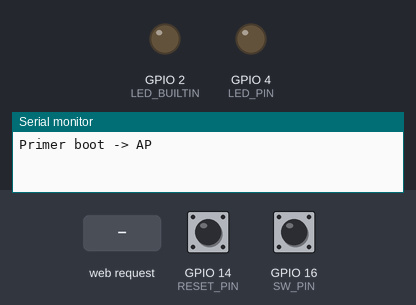
A sketch run on a simulated ESP8266 (NodeMCU). Parts: output pins drawn as LEDs (lit = HIGH, except the on-board LED, lit = LOW), the last lines printed to the serial monitor. Inputs (shaded band) come from the test bench; at power-on: GPIO 16 (SW_PIN) LOW, GPIO 14 (RESET_PIN) LOW. WiFi joins after 1.5 s; servers stay silent unless stated; uploads are accepted with an empty reply; EEPROM starts erased.

Above: at 1.2 s.
1.3 s: HTTP request GET /connecting received
4.3 s: GPIO 16 (SW_PIN) pulled HIGH for 0.15 s
At 5.8 s:
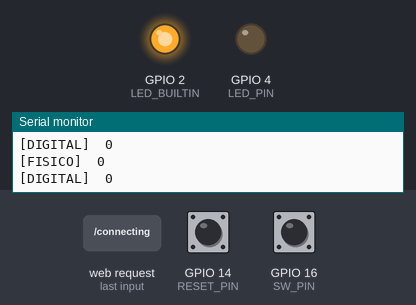
6.1 s: GPIO 16 (SW_PIN) pulled HIGH for 3.2 s
At 7.2 s:
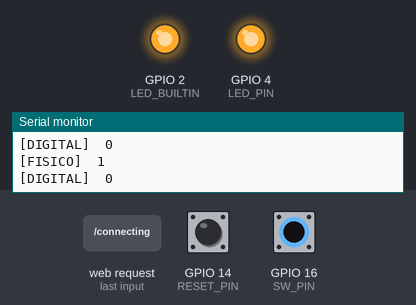
11.1 s: GPIO 14 (RESET_PIN) pulled HIGH for 0.15 s
Timing chart, 0 to 14.1 s (numbered marks = the images above; inputs shaded):
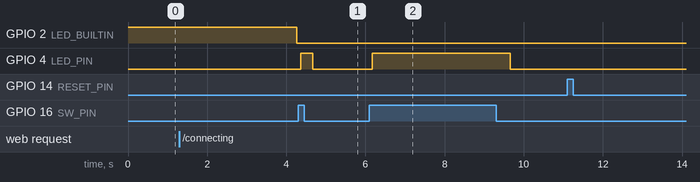

The sketch:

IoTDevicePlus.ino
```cpp
/*
 *  Autor: Arturo Aguilar Lagunas
 *  Descripcion: IoT Device (Prototipo)
*/

/* Librerias */
#include <ESP8266WiFi.h>
#include <DNSServer.h>
#include <ESP8266WebServer.h>
#include <ESP8266HTTPClient.h>
#include <EEPROM.h>

/* Constantes */
const String UUID =     "iot-skill-01";     // Identificador unico del dispositivo
#define TYPE            "SWITCH"            // Identificador para el tipo de dispositivo
#define AP_TITLE        "SS2021 - LOGGER"   // Identificador para el tipo de dispositivo
#define RESET_PIN       14                  // GPIO para controlar el reset
#define LED_PIN         4                   // GPIO para rele que controla el dispositivo
#define SW_PIN          16                  // GPIO para switch que controla el dispositivo
#define BAUD_RATE       115200              // Valor por defecto para NodeMCU
#define EEROM_SPACE     512                 // Espacio en EEROM para NodeMCU
#define HTTPS_PORT      443                 // HTTPS Port
#define ATTEMPS         30                  // Connection attemps -> 15 seg
#define URL             "https://km83gb3bwa.execute-api.us-east-1.amazonaws.com/default/iot-skill-api"
#define SET_UP_DEVICE   "{\"action\": \"setup-device\", \"device-id\": \"" + UUID + "\"}"
#define GET_STATE       "{\"action\": \"get-device-state\", \"device-id\": \"" + UUID + "\"}"
#define SET_CONNECTION  "{\"action\": \"set-device-connection\", \"device-id\": \"" + UUID + "\"}"
#define SET_ON          "{\"action\": \"set-device-state\", \"device-id\": \"" + UUID + "\", \"value\": \"ON\"}"
#define SET_OFF         "{\"action\": \"set-device-state\", \"device-id\": \"" + UUID + "\", \"value\": \"OFF\"}"
const String STYLE =    "    <style>"
                        "    html{"
                        "        display: table;"
                        "        position: absolute;"
                        "        top: 0;"
                        "        left: 0;"
                        "        height: 100%;"
                        "        width: 100%;"
                        "    }"
                        "    body {"
                        "        display: table-cell;"
                        "        vertical-align: middle;"
                        "        margin: 0;"
                        "        padding: 0;"
                        "        color: #F2F2F2;"
                        "        background: #232323;"
                        "    }"
                        "    .container {"
                        "        background-color: #101010;"
                        "        margin: auto;"
                        "        padding: 16px;"
                        "        width: 280px;"
                        "        border-radius: 0.8em;"
                        "        text-align: center;"
                        "    }"
                        "    .input {"
                        "        margin: auto;"
                        "        width: 240px;"
                        "        border-radius: 4px;"
                        "        background-color: #151515;"
                        "        margin-top: 15px;"
                        "        margin-bottom: 15px;"
                        "    }"
                        "    input[type=password], input[type=text], button[type=submit], select{"
                        "        color: #949494;"
                        "        margin: 0;"
                        "        background-color: #151515;"
                        "        border: 1px solid #151515;"
                        "        padding: 8px 0px;"
                        "        border-radius: 3px;"
                        "        width: 80%;"
                        "    }"
                        "    button[type=submit]{"
                        "        width: 100%;"
                        "    }"
                        "    button[type=submit]:active {"
                        "        background-color: gray;"
                        "    }"
                        "    </style>";

/* Variables */
bool sw_state = true;                // Conserva el estado actual del switch físico
bool sw_last_state = true;           // Conserva el ultimo estado del switch físico
bool sw_toggle = false;              // Conserva el estado actual del switch digital y físico
bool sw_digital_state = false;       // Conserva el estado actual del switch digital
bool sw_digital_last_state = false;  // Conserva el ultimo estado del switch digital

unsigned long int t = 0;             // Tiempo actual del programa
unsigned long int dt_state = 0;      // Desfase entre el tiempo actual y la ultima actualizacion del dispositivo
unsigned long int dt_bounce = 0;     // Desfase entre el tiempo actual y el ultimo debounce del dispositivo
int time_gap_state = 5000;           // Tiempo de espera para actualizar estado del dispositivo
int time_gap_bounce = 100;           // Tiempo de espera para debounce

bool saved = false;
String ssid = "";
String pass = "";

/* Internet */
const byte DNS_PORT = 53;
IPAddress apIP(172, 217, 28, 1);
DNSServer dnsServer;
ESP8266WebServer webServer(80);
WiFiClientSecure clientSecure;
HTTPClient httpClient;

/* Funciones */
void writer(String msg, int pos = 0){
  int addr = pos;
  for (int i = 0; i < msg.length(); i++){
    delay(250);
    EEPROM.write(addr, msg[i]);
    addr ++;
  }

  if (EEPROM.commit()) {
    Serial.println("EEPROM se ha salvado correctamente");
  } else {
    Serial.println("EEPROM no se ha salvado correctamente");
  }
}

String reader(int pos = 0){
  int addr = pos;
  String value = "";

  while (true){
    delay(250);

    // read
    value += char( EEPROM.read(addr) );
    // advance to the next address of the EEPROM
    addr = addr + 1;

    if (addr >= EEROM_SPACE - 1)
      return "Reader failed";
    else if (EEPROM.read(addr) == '\n')
      return value;
  }

}

void cleaner(){
  // write a 0 to all 512 bytes of the EEPROM
  for (int i = 0; i < EEROM_SPACE; i++) {
    delay(10);
    EEPROM.write(i, 0);
  }
  if (EEPROM.commit()) {
    Serial.println("EEPROM se ha eliminado correctamente");
  } else {
    Serial.println("EEPROM no se ha eliminado correctamente");
  }
}

String input(String argName) {
  String a = webServer.arg(argName);
  return a;
}

void login(){
  String webpage = "";
  webpage += F( "<!DOCTYPE html>"
                "<html lang='en' dir='ltr'>"
                "  <head>"
                "    <meta charset='utf-8'>"
                "    <meta name='viewport' content='width=device-width'>"
                "    <title>CaptivePortal</title>");
  webpage += STYLE;
  webpage += F( "  </head>"
                "  <body>"
                "    <div class='container'>"
                "      <h3>Login</h3> <br>"
                "      <form action='/connecting' method='post'>"
                "        <div class='input'>"
                "          <select class='options' name='o'>");

  // WiFi.scanNetworks will return the number of networks found
  int n = WiFi.scanNetworks();
  if (n == 0) {
    webpage += F("        <option value='0'>None</option>");
  } else {
    for (int i = 0; i < n; ++i) {
      String network =  WiFi.SSID(i);

      webpage += F("        <option value='");
      webpage += network;
      webpage += F("'>");
      webpage += network;
      webpage += F("</option>");

      delay(10);
    }
  }

  webpage += F( "          </select>"
                "        </div>"
                "        <div class='input'>"
                "          <input type='password' placeholder='Password' name='p'>"
                "        </div>"
                "        <br>"
                "        <div class='input'>"
                "          <button type='submit' name='end'>OK</button>"
                "        </div>"
                "      </form>"
                "    </div>"
                "  </body>"
                "</html>");

  webServer.sendHeader("Cache-Control", "no-cache, no-store, must-revalidate");
  webServer.sendHeader("Pragma", "no-cache");
  webServer.sendHeader("Expires", "-1");

  webServer.send(200, "text/html", webpage);
  webServer.client().stop(); // Stop is needed because we sent no content length
}


void credentials(){
  ssid = input("o");
  pass = input("p");
  Serial.print(ssid);
  Serial.print(" : ");
  Serial.println(pass);

  webServer.sendHeader("Cache-Control", "no-cache, no-store, must-revalidate");
  webServer.sendHeader("Pragma", "no-cache");
  webServer.sendHeader("Expires", "-1");

  String webpage = "";
  webpage += F( "<!DOCTYPE html>"
                "<html lang='en' dir='ltr'>"
                "  <head>"
                "    <meta charset='utf-8'>"
                "    <meta name='viewport' content='width=device-width'>"
                "    <title>CaptivePortal</title>");
  webpage += STYLE;
  webpage += F( "    <script type='text/javascript'>"
                "        var seconds = 30;"
                "        var countdown = setInterval(function() {"
                "          seconds--;"
                "          if (seconds <= 0) {"
                "            document.getElementById('header').textContent = 'Error, favor de ingresar las credenciales de nuevo';"
                "            document.getElementById('button').textContent = 'ATRAS';"
                "            document.getElementById('button').disabled = false;"
                "            clearInterval(countdown);"
                "          }else {"
                "            document.getElementById('countdown').textContent = seconds;"
                "          };"
                "        }, 1000);"
                "    </script>"
                "  </head>"
                "  <body>"
                "    <div class='container'>"
                "      <h4 id='header'>Configurando dispositivo <span id='countdown'>30</span></h4> <br>"
                "      <form action='/' method='post'>"
                "        <div class='input'>"
                "          <input type='text' name='o' value='");
  webpage += ssid;
  webpage += F( "' disabled>"
                "        </div>"
                "        <div class='input'>"
                "          <input type='text' name='p' value='");
  webpage += pass;
  webpage += F( "' disabled>"
                "        </div>"
                "        <div class='input'>"
                "          <input type='text' name='uuid' value='");
  webpage += UUID;
  webpage += F( "' disabled>"
                "        </div>"
                "        <div class='input'>"
                "          <input type='text' name='type' value='");
  webpage += TYPE;
  webpage += F( "' disabled>"
                "        </div>"
                "        <br>"
                "        <div class='input'>"
                "          <button id='button' type='submit' name='end' disabled>...</button>"
                "        </div>"
                "      </form>"
                "    </div>"
                "  </body>"
                "</html>");

  webServer.send(200, "text/html", webpage);
  webServer.client().stop(); // Stop is needed because we sent no content length

  saved = true;
}

void connectToWiFi(String wifi_name, String wifi_pass){
  WiFi.begin(wifi_name, wifi_pass);
  byte c_aux = 0;
  while (WiFi.status() != WL_CONNECTED){
    c_aux ++;
    delay(500);
    Serial.print(".");
    if (c_aux == ATTEMPS) break;
  }
}

void handleAP(){
  WiFi.mode(WIFI_AP);
  WiFi.softAPConfig(apIP, apIP, IPAddress(255, 255, 255, 0));
  WiFi.softAP(AP_TITLE);

  // if DNSServer is started with "*" for domain name, it will reply with
  // provided IP to all DNS request
  dnsServer.start(DNS_PORT, "*", apIP);

  webServer.on("/", login);
  webServer.on("/connecting", credentials);
  webServer.onNotFound(login);
  webServer.begin();

  while (true){
    delay(150);

    dnsServer.processNextRequest();
    webServer.handleClient();

    if (saved){

      connectToWiFi(ssid, pass);

      if (WiFi.status() == WL_CONNECTED){
        Serial.println("");

        writer("1\n");
        writer(ssid + "\n", 2);
        writer(pass + "\n", ssid.length() + 3);

        dnsServer.stop();
        webServer.stop();
        WiFi.softAPdisconnect(true);
        break;
      }else{
        Serial.println(" Not Connected");
        saved = false;
      }
    }
  }
}

bool postRequest(String url, String data){
  httpClient.begin(clientSecure, url);
  httpClient.addHeader("content-type", "application/json");
  httpClient.POST(data);
  String content = httpClient.getString();
  httpClient.end();

  if (content.length() == 0)
    return sw_digital_last_state;
  else
    return content.endsWith("N\"");
}

void toggleDeviceState(int id){
  // se actualiza el estado del dispositivo físico y digital
  sw_toggle = ! sw_toggle;

  // asigna el nuevo estado al dispositivo tipo switch
  digitalWrite(id, sw_toggle?HIGH:LOW);

  // se actualiza el estado del dispositivo tipo switch
  if (WiFi.status() == WL_CONNECTED)
    sw_digital_last_state = postRequest(URL, sw_toggle?SET_ON:SET_OFF);
  else
    sw_digital_last_state = sw_toggle?true:false;
}

void setup() {
  Serial.begin(BAUD_RATE);
  EEPROM.begin(EEROM_SPACE);

  pinMode(LED_PIN, OUTPUT);           // se define LED_PIN como salida
  pinMode(SW_PIN, INPUT);             // se define SW_PIN como entrada
  pinMode(RESET_PIN, INPUT);          // se define RESET_PIN como entrada
  pinMode(LED_BUILTIN, OUTPUT);
  digitalWrite(LED_BUILTIN, HIGH);

  char first = char( EEPROM.read(0) );
  //writer("0\n");

  if ( first == '1' ){
    Serial.println("Leyendo credenciales ...");
    ssid = reader(2);
    pass = reader(ssid.length() + 3);
    Serial.print(ssid);
    Serial.print(" : ");
    Serial.println(pass);

    connectToWiFi(ssid, pass);
  } else {
    Serial.println("Primer boot -> AP");
    handleAP();
  }

  Serial.print(" Conectado");

  // API setup
  clientSecure.setInsecure();
  clientSecure.connect(URL, HTTPS_PORT);

  // actualiza el estado del dispositivo digital y físico
  sw_digital_last_state = postRequest(URL, SET_UP_DEVICE);
  sw_last_state = digitalRead(SW_PIN);
  // DEBUG: SET PHYSICAL STATE TO LAST DIGITAL STATE AND UPDATE SW_TOGGLE
  // DEBUG: TEST THE TOGGLE STATES WHEN DB_ITEM "ON" && "OFF"

  Serial.println(" Cliente conectado");
  digitalWrite(LED_BUILTIN, LOW);

  t = millis();
  dt_state = t;
  dt_bounce = t;
}

void loop() {
  // DEBUG: BLACKOUT -> KEEP STATES UNCHANGED

  // si se exedio el time_gap checa el estado digital del dispositivo
  t = millis();
  if ((t - dt_state >= time_gap_state) && (WiFi.status() == WL_CONNECTED)){
    sw_digital_state = postRequest(URL, GET_STATE);
    // se actualiza la ultima conexion del dispositivo
    postRequest(URL, SET_CONNECTION);

    // Serial.println("[STATE] " + String(sw_digital_state));

    // si el estado del dispositivo digital ha cambiado
    if (sw_digital_state != sw_digital_last_state){
      // se actualiza el estado del dispositivo físico y digital
      sw_toggle = ! sw_toggle;

      // asigna el nuevo estado al dispositivo tipo switch
      digitalWrite(LED_PIN, sw_toggle?HIGH:LOW);
      sw_digital_last_state = sw_digital_state;

      Serial.println("\n[FISICO]\t" + String(sw_toggle));
      Serial.println("[DIGITAL]\t" + String(sw_digital_last_state));
    }

    dt_state = millis();
  }

  if (t - dt_bounce >= time_gap_bounce){
    // se obtiene el estado actual del dispositivo físico
    sw_state = digitalRead(SW_PIN);

    // si el estado del dispositivo físico ha cambiado
    if (sw_state != sw_last_state){
      toggleDeviceState(LED_PIN);

      Serial.println("\n[FISICO]\t" + String(sw_toggle));
      Serial.println("[DIGITAL]\t" + String(sw_digital_last_state));

      // se actualiza el ultimo estado del switch físico
      sw_last_state = sw_state;
    }

    dt_bounce = millis();
  }

  if (digitalRead(RESET_PIN)){
    delay(500);
    Serial.println("RESET PRESIONADO");
    cleaner();
    ESP.reset();
  }
}
```

Measured:
- after the input at 1.3 s, GPIO 2 (LED_BUILTIN): HIGH → LOW after 3.0 s
- after the input at 4.3 s, GPIO 4 (LED_PIN): LOW → HIGH after 0.06 s, → LOW 0.30 s later
- after the input at 6.1 s, GPIO 4 (LED_PIN): LOW → HIGH after 0.07 s, → LOW 3.5 s later
